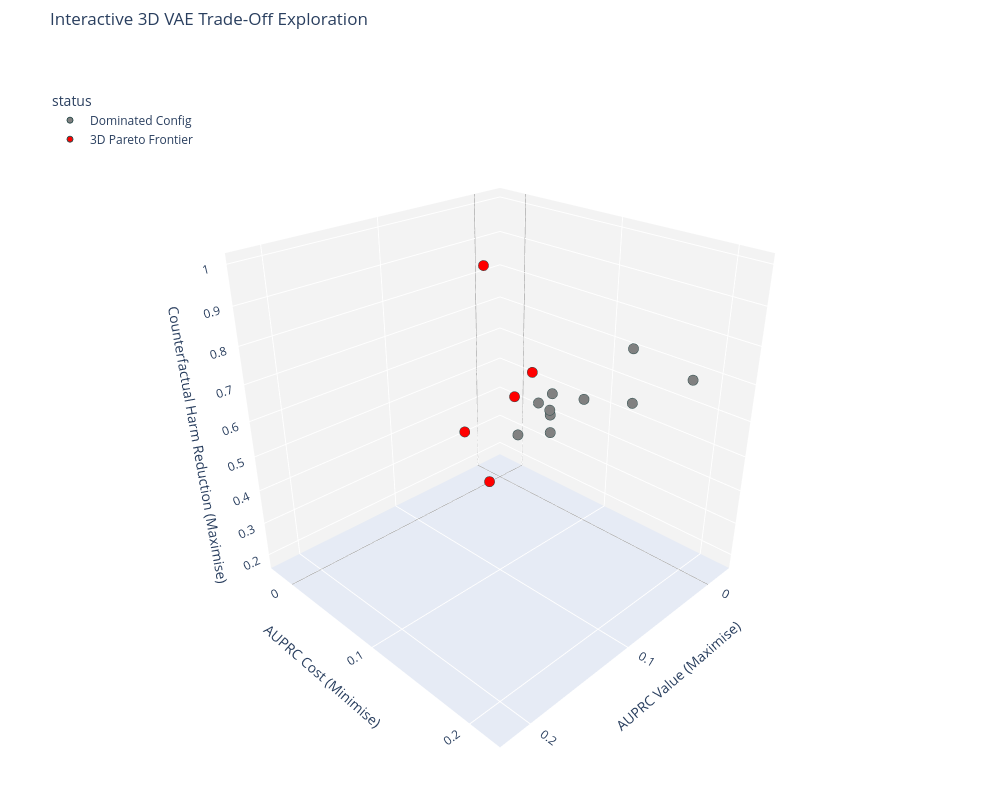

The code cell stored with this chart in its notebook:
### Markdown cell above
### 3D frontier

### Code cell
tradeoff_3d = tradeoff_audit.reset_index(names="iteration")
tradeoff_3d['status'] = tradeoff_3d['on_frontier'].map({True: '3D Pareto Frontier', False: 'Dominated Config'})

min_auprc_val = min(tradeoff_3d['norm_auprc_value'].min(), tradeoff_3d['norm_auprc_cost'].min())
max_auprc_val = max(tradeoff_3d['norm_auprc_value'].max(), tradeoff_3d['norm_auprc_cost'].max())

axis_buffer = (max_val - min_val) * 0.05
unified_range = [min_val - axis_buffer, max_val + axis_buffer]

fig = px.scatter_3d(
    tradeoff_3d, 
    x='norm_auprc_value', 
    y='norm_auprc_cost', 
    z='norm_cf_harm_reduction',
    color='status',
    color_discrete_map={'3D Pareto Frontier': 'red', 'Dominated Config': 'gray'},
    hover_name='iteration',
    title='Interactive 3D VAE Trade-Off Exploration'
)

# Adjust marker sizes (make the frontier triangles pop)
fig.update_traces(marker=dict(size=6, line=dict(width=1, color='DarkSlateGrey')))

fig.update_layout(
    # Fix truncation by wiping out external margins and maximizing width/height
    width=1000,
    height=800,
    margin=dict(l=0, r=0, b=0, t=50), 
    
    # Scene configuration
    scene=dict(
        # Bind utility and cost to the exact same visual coordinate scale limits
        xaxis=dict(
            title='AUPRC Value (Maximise)', 
            range=unified_range,
            backgroundcolor="rgb(243, 243, 243)",
            gridcolor="white",
            showbackground=True,
            zerolinecolor="gray",
        ),
        yaxis=dict(
            title='AUPRC Cost (Minimise)', 
            range=unified_range,
            backgroundcolor="rgb(243, 243, 243)",
            gridcolor="white",
            showbackground=True,
            zerolinecolor="gray",
        ),
        zaxis=dict(
            title='Counterfactual Harm Reduction (Maximise)',
            backgroundcolor="rgb(230, 235, 245)",
            gridcolor="white",
            showbackground=True,
            zerolinecolor="gray",
        ),
        # Default rotation angle to see the cost vs value floor clearly
        camera=dict(
            eye=dict(x=1.6, y=1.6, z=1.2)
        )
    ),
    legend=dict(
        yanchor="top",
        y=0.95,
        xanchor="left",
        x=0.05
    )
)

fig.show()

### Figure 1 — Plotly figure (JSON) as saved in the notebook; plotly's stock layout.template omitted (floating-point values rounded to 4 significant figures)
{"data": [{"hovertemplate": "<b>%{hovertext}</b><br><br>status=Dominated Config<br>norm_auprc_value=%{x}<br>norm_auprc_cost=%{y}<br>norm_cf_harm_reduction=%{z}<extra></extra>", "hovertext": [-1, "1", "10", "2", "3", "5", "6", "7", "8", "9"], "legendgroup": "Dominated Config", "marker": {"color": "gray", "line": {"color": "DarkSlateGrey", "width": 1}, "size": 6, "symbol": "circle"}, "mode": "markers", "name": "Dominated Config", "scene": "scene", "showlegend": true, "type": "scatter3d", "x": [0.08201, 0.06986, 0.01991, -0.007087, -0.003375, -0.01789, 0.03476, 0.03544, 0.02092, 0.001687], "y": [0.162, 0.1208, 0.07729, 0.01552, 0.05839, 0.04455, 0.2153, 0.0783, 0.1579, 0.1414], "z": [0.7165, 0.6236, 0.4945, 0.3165, 0.5102, 0.348, 0.7717, 0.5512, 0.6283, 0.7386]}, {"hovertemplate": "<b>%{hovertext}</b><br><br>status=3D Pareto Frontier<br>norm_auprc_value=%{x}<br>norm_auprc_cost=%{y}<br>norm_cf_harm_reduction=%{z}<extra></extra>", "hovertext": ["0", "11", "4", "INVERTED SCM", "ORIGINAL SCM"], "legendgroup": "3D Pareto Frontier", "marker": {"color": "red", "line": {"color": "DarkSlateGrey", "width": 1}, "size": 6, "symbol": "circle"}, "mode": "markers", "name": "3D Pareto Frontier", "scene": "scene", "showlegend": true, "type": "scatter3d", "x": [0.0513, 0.0216, 0.01519, 0.1083, 0.05434], "y": [0.008775, 0.0081, 0.05231, 0.09281, 0.0702], "z": [0.3937, 0.1811, 0.5906, 1.0, 0.5827]}], "layout": {"height": 800, "legend": {"title": {"text": "status"}, "tracegroupgap": 0, "x": 0.05, "xanchor": "left", "y": 0.95, "yanchor": "top"}, "margin": {"b": 0, "l": 0, "r": 0, "t": 50}, "scene": {"camera": {"eye": {"x": 1.6, "y": 1.6, "z": 1.2}}, "domain": {"x": [0, 1], "y": [0, 1]}, "xaxis": {"backgroundcolor": "rgb(243, 243, 243)", "gridcolor": "white", "range": [-0.02955, 0.227], "showbackground": true, "title": {"text": "AUPRC Value (Maximise)"}, "zerolinecolor": "gray"}, "yaxis": {"backgroundcolor": "rgb(243, 243, 243)", "gridcolor": "white", "range": [-0.02955, 0.227], "showbackground": true, "title": {"text": "AUPRC Cost (Minimise)"}, "zerolinecolor": "gray"}, "zaxis": {"backgroundcolor": "rgb(230, 235, 245)", "gridcolor": "white", "showbackground": true, "title": {"text": "Counterfactual Harm Reduction (Maximise)"}, "zerolinecolor": "gray"}}, "title": {"text": "Interactive 3D VAE Trade-Off Exploration"}, "width": 1000}}
